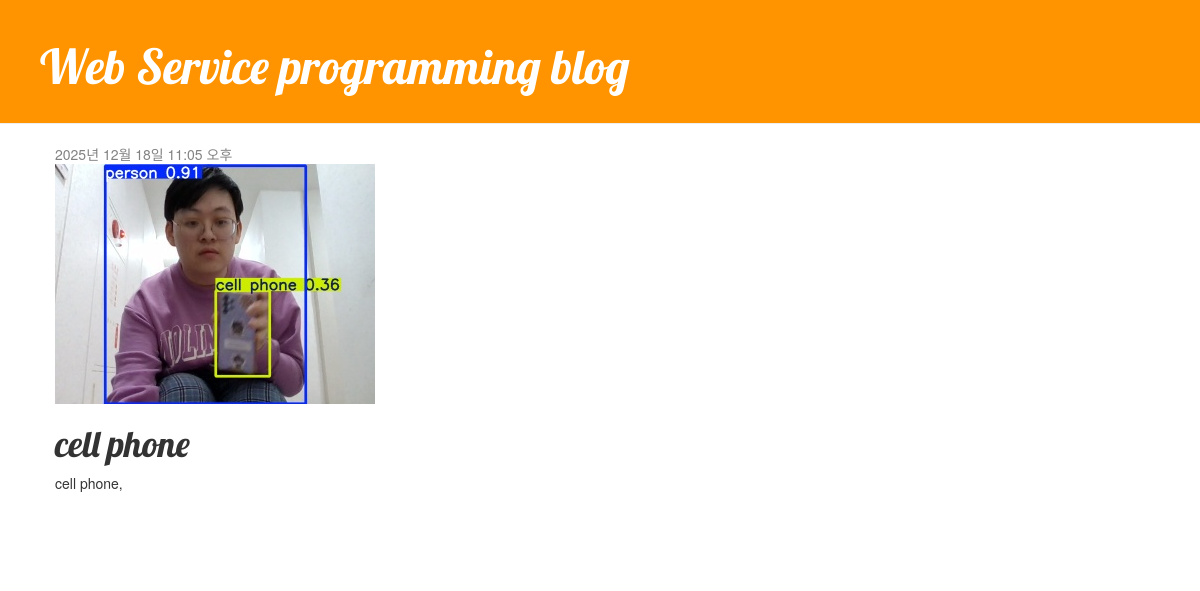
The page /post/22/ on the database its author committed.
### blog/models.py (models this page shows, shortened)
class Post(models.Model):
    author = models.ForeignKey(settings.AUTH_USER_MODEL, on_delete=models.CASCADE)
    title = models.CharField(max_length=200)
    text = models.TextField()
    created_date = models.DateTimeField(default=timezone.now)
    published_date = models.DateTimeField(blank=True, null=True)
    image = models.ImageField(upload_to='blog_image/%Y/%m/%d/', default='blog_image/default_error.png')

### blog/views.py (the view)
# urls.py: path('post/<int:pk>/', views.post_detail, name='post_detail'),
def post_detail(request, pk):
    post = get_object_or_404(Post, pk=pk)
    return render(request, 'blog/post_detail.html', {'post': post})

### blog/templates/blog/post_detail.html (shortened to what this page needs)
{% extends 'blog/base.html' %}
{% block content %}
    <div class="post">
        {% if post.published_date %}
            <div class="date">
                {{ post.published_date }}
            </div>
        {% endif %}
        <img src="{{ post.image.url }}" class="rounded blog-image-list" alt="{{post.title}}">
        <h1>{{ post.title }}</h1>
        <p>{{ post.text|linebreaksbr }}</p>
    </div>
{% endblock %}

### blog/static/css/blog.css (style rules this page uses)
h1, h2, h3, h4 { font-family: 'Lobster', cursive; }
.date { color: #828282; }
.post { margin-bottom: 70px; }
.blog-image-list { object-fit: cover; }

### rows shown on the page
Post: published_date "2025년 12월 18일 11:05 오후", image (picture), title "cell phone", text "cell phone,"
